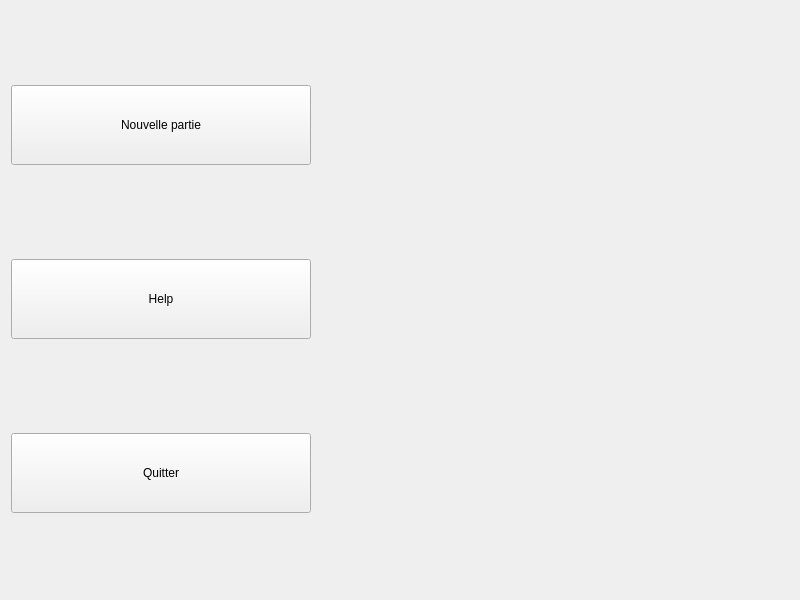
<?xml version="1.0" encoding="UTF-8"?>
<ui version="4.0">
 <class>MenuView</class>
 <widget class="QWidget" name="MenuView">
  <property name="windowModality">
   <enum>Qt::WindowModal</enum>
  </property>
  <property name="geometry">
   <rect>
    <x>0</x>
    <y>0</y>
    <width>800</width>
    <height>600</height>
   </rect>
  </property>
  <property name="windowTitle">
   <string>Menu</string>
  </property>
  <property name="windowOpacity">
   <double>1.000000000000000</double>
  </property>
  <property name="autoFillBackground">
   <bool>true</bool>
  </property>
  <layout class="QVBoxLayout" name="verticalLayout">
   <property name="spacing">
    <number>20</number>
   </property>
   <item>
    <widget class="QPushButton" name="newPartyButton">
     <property name="sizePolicy">
      <sizepolicy hsizetype="Maximum" vsizetype="Maximum">
       <horstretch>0</horstretch>
       <verstretch>0</verstretch>
      </sizepolicy>
     </property>
     <property name="minimumSize">
      <size>
       <width>300</width>
       <height>80</height>
      </size>
     </property>
     <property name="maximumSize">
      <size>
       <width>300</width>
       <height>80</height>
      </size>
     </property>
     <property name="autoFillBackground">
      <bool>false</bool>
     </property>
     <property name="text">
      <string>Nouvelle partie</string>
     </property>
    </widget>
   </item>
   <item>
    <widget class="QPushButton" name="helpButton">
     <property name="minimumSize">
      <size>
       <width>300</width>
       <height>80</height>
      </size>
     </property>
     <property name="maximumSize">
      <size>
       <width>300</width>
       <height>80</height>
      </size>
     </property>
     <property name="autoFillBackground">
      <bool>false</bool>
     </property>
     <property name="text">
      <string>Help</string>
     </property>
    </widget>
   </item>
   <item>
    <widget class="QPushButton" name="quitButton">
     <property name="sizePolicy">
      <sizepolicy hsizetype="Fixed" vsizetype="Fixed">
       <horstretch>0</horstretch>
       <verstretch>0</verstretch>
      </sizepolicy>
     </property>
     <property name="minimumSize">
      <size>
       <width>300</width>
       <height>80</height>
      </size>
     </property>
     <property name="maximumSize">
      <size>
       <width>300</width>
       <height>80</height>
      </size>
     </property>
     <property name="autoFillBackground">
      <bool>false</bool>
     </property>
     <property name="text">
      <string>Quitter</string>
     </property>
    </widget>
   </item>
  </layout>
 </widget>
 <resources/>
 <connections/>
</ui>
